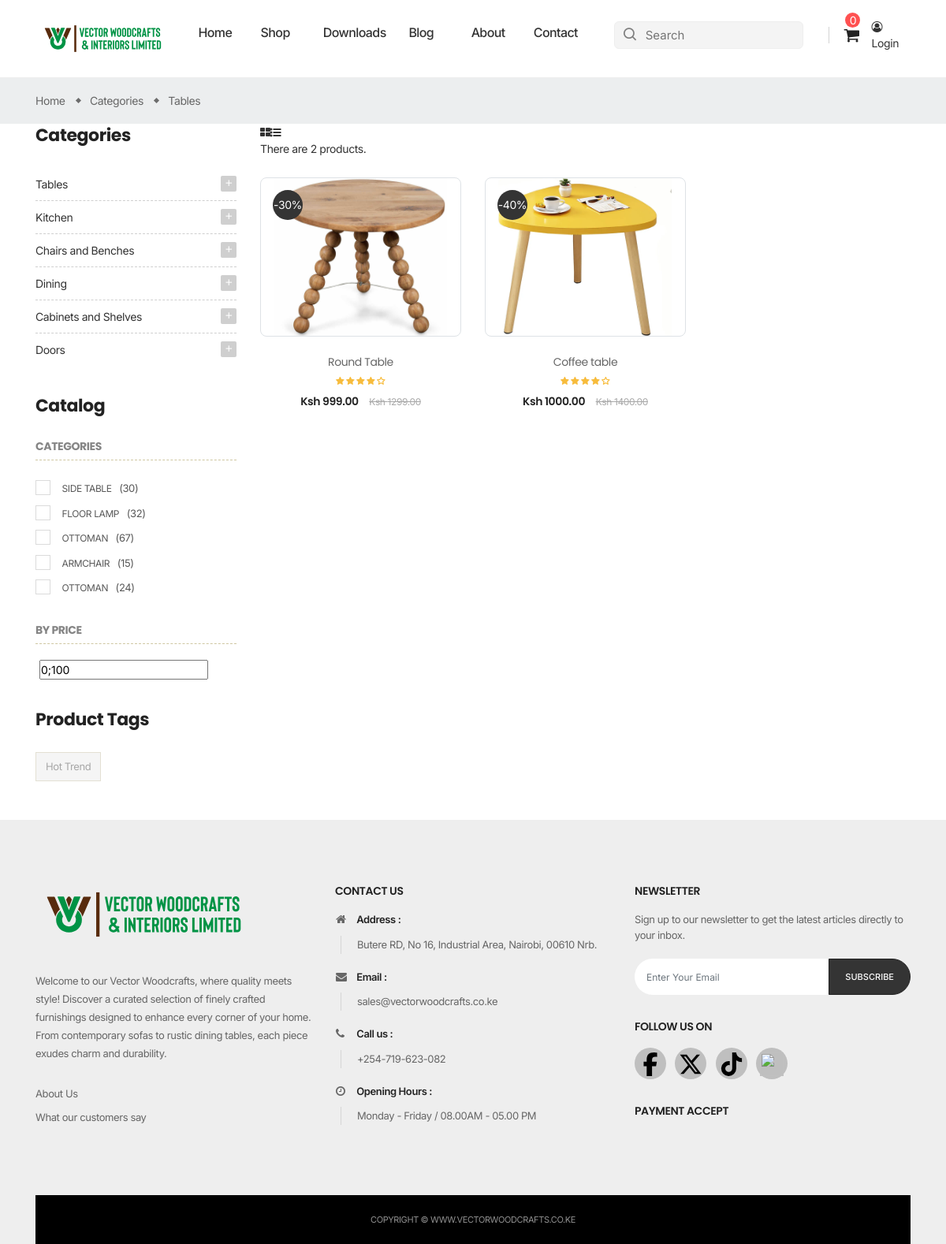
The app's page /category/cated2bca4fb1/ with its own data.
### vectorWoodsEcomm/models.py (models this page shows, shortened)
class Category(models.Model):
    cid = ShortUUIDField(unique=True,length = 10, max_length = 20, prefix = "cat", alphabet = "abcdef12345")
    title = models.CharField(max_length=100)
    image = models.ImageField(upload_to="category")
    class Meta:
        verbose_name_plural = "Categories"

class Product(models.Model):
    pid = ShortUUIDField(unique=True,length = 10, max_length = 20, alphabet = "abcdefghijk123456789")
    title = models.CharField(max_length=100)
    category = models.ForeignKey(Category, on_delete=models.SET_NULL, null=True, related_name="category")
    image = models.ImageField(upload_to = "products")
    description = models.TextField(null=True, blank=True, default="This is the product")
    product_status = models.CharField(choices=STATUS_CHOICE,max_length=30, default="processing")
    price = models.DecimalField(max_digits=999999, decimal_places=2, default="99.99")
    old_price = models.DecimalField(max_digits=999999, decimal_places=2, default="199.99")
    tags = TaggableManager(blank=True)
    in_stock = models.BooleanField(default=True)
    featured = models.BooleanField(default=True)
    sku = ShortUUIDField(unique=True,length = 10, max_length = 20,prefix="sku", alphabet = "0123456789")
    date = models.DateField(auto_now_add=True)
    updated = models.DateField(null=True, blank= True)
    class Meta:
        verbose_name_plural = "Products"
    def get_percentage(self):
        new_price = ((self.old_price-self.price)/self.price) * 100
        return new_price

### vectorWoodsEcomm/views.py (the view)
# urls.py: path('category/<cid>/', views.category_view,name='category'),
def category_view(request, cid):
    category = Category.objects.get(cid = cid)
    products = Product.objects.filter(category=category)
    context = {
            "category" : category ,
            "products" : products
                }
    return render(request, 'category.html', context)

### templates/category.html (shortened to what this page needs)
{% extends 'base.html' %}
{% load static %}
{% block content %}
   <section>
    <div class="main-content">
        <div id="wrapper-site">
            <div id="content-wrapper" class="full-width">
                <div id="main">
                    <div class="page-home">
                        <nav class="breadcrumb-bg">
                            <div class="container no-index">
                                <div class="breadcrumb">
                                    <ol>
                                        <li>
                                            <a href="{% url 'index' %}">
                                                <span>Home</span>
                                            </a>
                                        </li>
                                        <li>
                                            <a href="#">
                                                <span>Categories</span>
                                            </a>
                                        </li>
                                        <li>
                                            <a href="#">
                                                <span>{{category.title}}</span>
                                            </a>
                                        </li>
                                    </ol>
                                </div>
                            </div>
                        </nav>
                        <div class="container">
                            <div class="content">
                                <div class="row">
                                    <div class="sidebar-3 sidebar-collection col-lg-3 col-md-4 col-sm-4">
                                        <div class="sidebar-block">
                                            <div class="title-block">Categories</div>
                                            <div class="block-content">
                                               {% for c in categories %}
                                                <div class="cateTitle hasSubCategory open level1">
                                                    <span class="arrow collapsed collapse-icons" data-toggle="collapse" data-target="#kitchen" aria-expanded="false" role="status">
                                                        <i class="zmdi zmdi-plus"></i>
                                                    </span>
                                                    <a class="cateItem" href="{% url 'category' c.cid %}">{{c.title}}</a>
                                                </div>
                                                {% endfor %}
                                            </div>
                                        </div>
                                        <div class="sidebar-block">
                                            <div class="title-block">Catalog</div>
                                            <div class="new-item-content">
                                                <h3 class="title-product">categories</h3>
                                                <ul class="scroll-product">
                                                    <li>
                                                        <label class="check">
                                                            <span class="checkmark"></span>
                                                        </label>
                                                        <a href="#">
                                                            <b>side table</b>
                                                            <span class="quantity">(30)</span>
                                                        </a>
                                                    </li>
                                                    <li>
                                                        <label class="check">
                                                            <span class="checkmark"></span>
                                                        </label>
                                                        <a href="#">
                                                            <b>floor lamp</b>
                                                            <span class="quantity">(32)</span>
                                                        </a>
                                                    </li>
                                                    <li>
                                                        <label class="check">
                                                            <span class="checkmark"></span>
                                                        </label>
                                                        <a href="#">
                                                            <b>ottoman</b>
                                                            <span class="quantity">(67)</span>
                                                        </a>
                                                    </li>
                                                    <li>
                                                        <label class="check">
                                                            <span class="checkmark"></span>
                                                        </label>
                                                        <a href="#">
                                                            <b>armchair</b>
                                                            <span class="quantity">(15)</span>
                                                        </a>
                                                    </li>
                                                    <li>
                                                        <label class="check">
                                                            <span class="checkmark"></span>
                                                        </label>
                                                        <a href="#">
                                                            <b>ottoman</b>
                                                            <span class="quantity">(24)</span>
                                                        </a>
                                                    </li>
                                                </ul>
                                            </div>
                                            <div class="tiva-filter-price new-item-content sidebar-block">
                                                <h3 class="title-product">By Price</h3>
                                                <div id="block_price_filter" class="block">
                                                    <div class="block-content">
                                                        <div id="slider-range" class="tiva-filter">
                                                            <div class="filter-itemprice-filter">
                                                                <div class="layout-slider">
                                                                    <input id="price-filter" name="price" value="0;100" />
                                                                </div>
                                                            </div>
                                                        </div>
                                                    </div>
                                                </div>
                                            </div>
                                        </div>
                                        <div class="sidebar-block product-tags">
                                            <div class="title-block">
                                                Product Tags
                                            </div>
                                            <div class="block-content">
                                                <ul class="listSidebarBlog list-unstyled">
                                                    <li>
                                                        <a href="#" title="Show products matching tag Hot Trend">Hot Trend</a>
                                                    </li>
                                                </ul>
                                            </div>
                                        </div>
                                    </div>
                                    <div class="col-sm-8 col-lg-9 col-md-8 product-container">
                                        <div class="js-product-list-top firt nav-top">
                                            <div class="d-flex justify-content-around row">
                                                <div class="col col-xs-12">
                                                    <ul class="nav nav-tabs">
                                                        <li>
                                                            <a href="#grid" data-toggle="tab" class="active show fa fa-th-large"></a>
                                                        </li>
                                                        <li>
                                                            <a href="#list" data-toggle="tab" class="fa fa-list-ul"></a>
                                                        </li>
                                                    </ul>
                                                    <div class="hidden-sm-down total-products">
                                                        <p>There are {{products.count}} products.</p>
                                                    </div>
                                                </div>
                                                <div class="col col-xs-12">
                                                </div>
                                            </div>
                                        </div>
                                        <div class="tab-content product-items">
                                            <div id="grid" class="related tab-pane fade in active show">
                                                <div class="row">
                                                    {% for p in products %}
                                                    <div class="item text-center col-md-4">
                                                        <div class="product-miniature js-product-miniature item-one first-item">
                                                            <div class="thumbnail-container border">
                                                                <a href="{% url 'product_details' p.pid %}">
                                                                    <img style="width: 220px; height: 200px;" class="img-fluid " src="{{p.image.url}}" alt="img">
                                                                </a>
                                                           <div class="product-flags discount">-{{p.get_percentage|floatformat:0}}%</div>
                                                            </div>
                                                            <div class="product-description">
                                                                <div class="product-groups">
                                                                    <div class="product-title">
                                                                        <a href="{% url 'product_details' p.pid %}">{{p.title}}</a>
                                                                    </div>
                                                                    <div class="rating">
                                                                        <div class="star-content">
                                                                            <div class="star"></div>
                                                                            <div class="star"></div>
                                                                            <div class="star"></div>
                                                                            <div class="star"></div>
                                                                            <div class="star"></div>
                                                                        </div>
                                                                    </div>
                                                                    <div class="product-group-price">
                                                                        <div class="product-price-and-shipping">
                                                                            <span class="price">Ksh {{p.price}}</span>
                                                                            <del class="regular-price">Ksh {{p.old_price}}</del>
                                                                        </div>
                                                                    </div>
                                                                </div>
                                                                <div class="product-buttons d-flex justify-content-center">
                                                                </div>
                                                            </div>
                                                        </div>
                                                    </div>
                                                    {% endfor %}
                                                </div>
                                            </div>
                                        </div>
                                    </div>
                                </div>
                            </div>
                        </div>
                    </div>
                </div>
            </div>
        </div>
    </div>
   </section>
    {% endblock %}

### records on screen
Category: title "Tables"
Category: title "Kitchen"
Category: title "Chairs and Benches"
Category: title "Dining"
Category: title "Cabinets and Shelves"
Category: title "Doors"
Product: image (picture), get_percentage "30", title "Round Table", price "999.00", old_price "1299.00"
Product: image (picture), get_percentage "40", title "Coffee table", price "1000.00", old_price "1400.00"

### other values on screen
{{ request.session.cart_data_obj|length }} "0"
{{ products.count }} "2"
